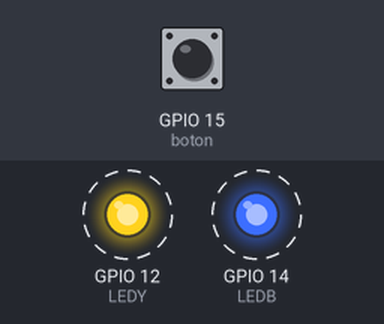
The sketch below on a simulated ESP32. Parts: output pins drawn as LEDs (lit = HIGH). Dashed ring = blinking. The inputs (shaded band) are chosen by the test bench; at power-on: GPIO 15 (boton) LOW.

Above: at 0.17 s.
Timing chart, 0 to 3.0 s (numbered marks = the images above):
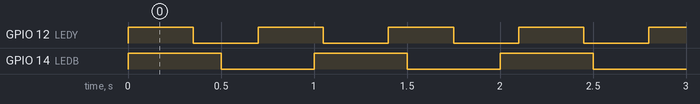

Measured:
- by itself, GPIO 12 (LEDY): alternates HIGH for 0.35 s and LOW for 0.35 s
- by itself, GPIO 14 (LEDB): alternates HIGH for 0.50 s and LOW for 0.50 s
- by itself, everything shown: repeats every 7.0 s, in 34 steps

The sketch:

Actividad_3_Boton.ino
```cpp
//Utilizamos solo core 1
#if CONFIG_FREERTOS_UNICORE
static const BaseType_t app_cpu = 0;
#else
static const BaseType_t app_cpu = 1;
#endif

int static const LEDB = 14;
int static const LEDY = 12;
int static const boton = 15;
int status = 0;

//Tarea LED 01
void TareaLED01 (void *parameter){
  while (1){
    status = digitalRead(boton);
    if (status == HIGH){
      digitalWrite(LEDB, HIGH);
      vTaskDelay(1000 / portTICK_PERIOD_MS);
      digitalWrite(LEDB, LOW);
      vTaskDelay(1000 / portTICK_PERIOD_MS);
}else{
      digitalWrite(LEDB, HIGH);
      vTaskDelay(500 / portTICK_PERIOD_MS);
      digitalWrite(LEDB, LOW);
      vTaskDelay(500 / portTICK_PERIOD_MS);
    }
  }
}

//Tarea LED 02
void TareaLED02 (void *parameter){
  while (1){
    status = digitalRead(boton);
    if (status == HIGH){
      digitalWrite(LEDY, HIGH);
      vTaskDelay(500 / portTICK_PERIOD_MS);
      digitalWrite(LEDY, LOW);
      vTaskDelay(500 / portTICK_PERIOD_MS);
}else{
      digitalWrite(LEDY, HIGH);
      vTaskDelay(350 / portTICK_PERIOD_MS);
      digitalWrite(LEDY, LOW);
      vTaskDelay(350 / portTICK_PERIOD_MS);
    }
  }
}
void setup() {
  pinMode(boton, INPUT);
  pinMode(LEDB, OUTPUT);
  pinMode(LEDY, OUTPUT);
  Serial.begin(115200);
  xTaskCreatePinnedToCore(TareaLED01,"LED 01",1024,NULL,1,NULL,app_cpu);
  xTaskCreatePinnedToCore(TareaLED02,"LED 02",1024,NULL,1,NULL,app_cpu);
}

void loop() {
}
```
